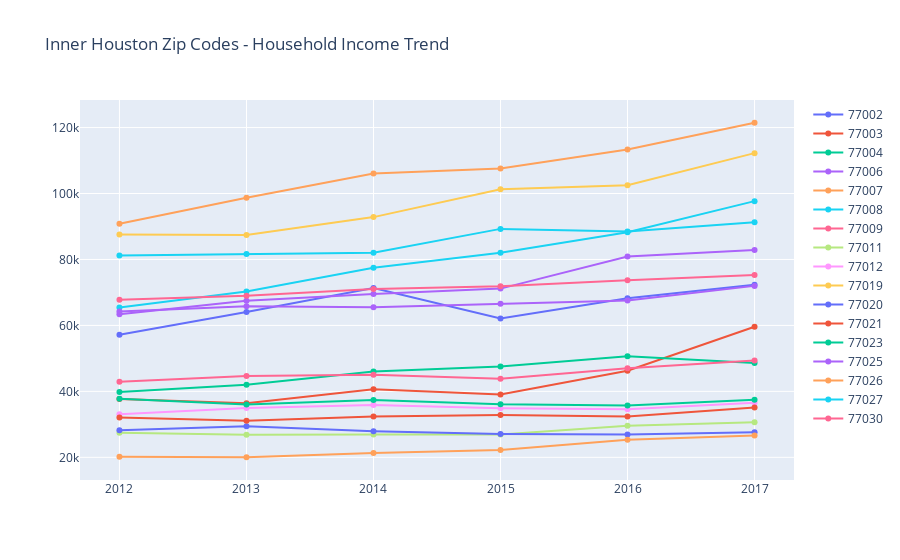

The code cell stored with this chart in its notebook:
### Code cell
## ALL Zip Codes income trend
fig = go.Figure()
fig.add_trace(go.Scatter(x=df_77002.Year, y=df_77002['Household Income'],name='77002'))
fig.add_trace(go.Scatter(x=df_77003.Year, y=df_77003['Household Income'],name='77003'))
fig.add_trace(go.Scatter(x=df_77004.Year, y=df_77004['Household Income'],name='77004'))
# fig.add_trace(go.Scatter(x=df_77005.Year, y=df_77005['Household Income'],name='77005'))
fig.add_trace(go.Scatter(x=df_77006.Year, y=df_77006['Household Income'],name='77006'))
fig.add_trace(go.Scatter(x=df_77007.Year, y=df_77007['Household Income'],name='77007'))
fig.add_trace(go.Scatter(x=df_77008.Year, y=df_77008['Household Income'],name='77008'))
fig.add_trace(go.Scatter(x=df_77009.Year, y=df_77009['Household Income'],name='77009'))
# fig.add_trace(go.Scatter(x=df_77010.Year, y=df_77010['Household Income'],name='77010'))
fig.add_trace(go.Scatter(x=df_77011.Year, y=df_77011['Household Income'],name='77011'))
fig.add_trace(go.Scatter(x=df_77012.Year, y=df_77012['Household Income'],name='77012'))
fig.add_trace(go.Scatter(x=df_77019.Year, y=df_77019['Household Income'],name='77019'))
fig.add_trace(go.Scatter(x=df_77020.Year, y=df_77020['Household Income'],name='77020'))
fig.add_trace(go.Scatter(x=df_77021.Year, y=df_77021['Household Income'],name='77021'))
fig.add_trace(go.Scatter(x=df_77023.Year, y=df_77023['Household Income'],name='77023'))
fig.add_trace(go.Scatter(x=df_77025.Year, y=df_77025['Household Income'],name='77025'))
fig.add_trace(go.Scatter(x=df_77026.Year, y=df_77026['Household Income'],name='77026'))
fig.add_trace(go.Scatter(x=df_77027.Year, y=df_77027['Household Income'],name='77027'))
fig.add_trace(go.Scatter(x=df_77030.Year, y=df_77030['Household Income'],name='77030'))
fig.update_layout(
    title_text="Inner Houston Zip Codes - Household Income Trend"
)
fig.show()

### Figure 1 — Plotly figure (JSON) as saved in the notebook; plotly's stock layout.template omitted (floating-point values rounded to 4 significant figures)
{"data": [{"name": "77002", "type": "scatter", "x": [2012, 2013, 2014, 2015, 2016, 2017], "y": [57165, 64093, 71319, 62089, 68229, 72306]}, {"name": "77003", "type": "scatter", "x": [2012, 2013, 2014, 2015, 2016, 2017], "y": [37664, 36412, 40647, 39039, 46267, 59575]}, {"name": "77004", "type": "scatter", "x": [2012, 2013, 2014, 2015, 2016, 2017], "y": [39804, 41983, 46059, 47523, 50681, 48592]}, {"name": "77006", "type": "scatter", "x": [2012, 2013, 2014, 2015, 2016, 2017], "y": [63360, 67458, 69508, 71158, 80908, 82878]}, {"name": "77007", "type": "scatter", "x": [2012, 2013, 2014, 2015, 2016, 2017], "y": [90860, 98725, 106044, 107580, 113361, 121458]}, {"name": "77008", "type": "scatter", "x": [2012, 2013, 2014, 2015, 2016, 2017], "y": [65457, 70293, 77512, 82058, 88248, 97690]}, {"name": "77009", "type": "scatter", "x": [2012, 2013, 2014, 2015, 2016, 2017], "y": [42944, 44651, 45016, 43830, 47011, 49383]}, {"name": "77011", "type": "scatter", "x": [2012, 2013, 2014, 2015, 2016, 2017], "y": [27458, 26838, 26953, 26922, 29544, 30665]}, {"name": "77012", "type": "scatter", "x": [2012, 2013, 2014, 2015, 2016, 2017], "y": [33035, 34975, 35884, 34891, 34617, 36537]}, {"name": "77019", "type": "scatter", "x": [2012, 2013, 2014, 2015, 2016, 2017], "y": [87582, 87394, 92844, 101297, 102521, 112243]}, {"name": "77020", "type": "scatter", "x": [2012, 2013, 2014, 2015, 2016, 2017], "y": [28217, 29401, 27871, 27052, 26896, 27587]}, {"name": "77021", "type": "scatter", "x": [2012, 2013, 2014, 2015, 2016, 2017], "y": [32096, 31103, 32391, 32800, 32404, 35126]}, {"name": "77023", "type": "scatter", "x": [2012, 2013, 2014, 2015, 2016, 2017], "y": [37735, 36033, 37361, 36065, 35723, 37462]}, {"name": "77025", "type": "scatter", "x": [2012, 2013, 2014, 2015, 2016, 2017], "y": [64202, 65828, 65524, 66559, 67548, 71990]}, {"name": "77026", "type": "scatter", "x": [2012, 2013, 2014, 2015, 2016, 2017], "y": [20200, 20024, 21335, 22242, 25354, 26644]}, {"name": "77027", "type": "scatter", "x": [2012, 2013, 2014, 2015, 2016, 2017], "y": [81202, 81661, 82038, 89276, 88471, 91296]}, {"name": "77030", "type": "scatter", "x": [2012, 2013, 2014, 2015, 2016, 2017], "y": [67790, 68980, 71078, 71883, 73689, 75290]}], "layout": {"title": {"text": "Inner Houston Zip Codes - Household Income Trend"}}}
